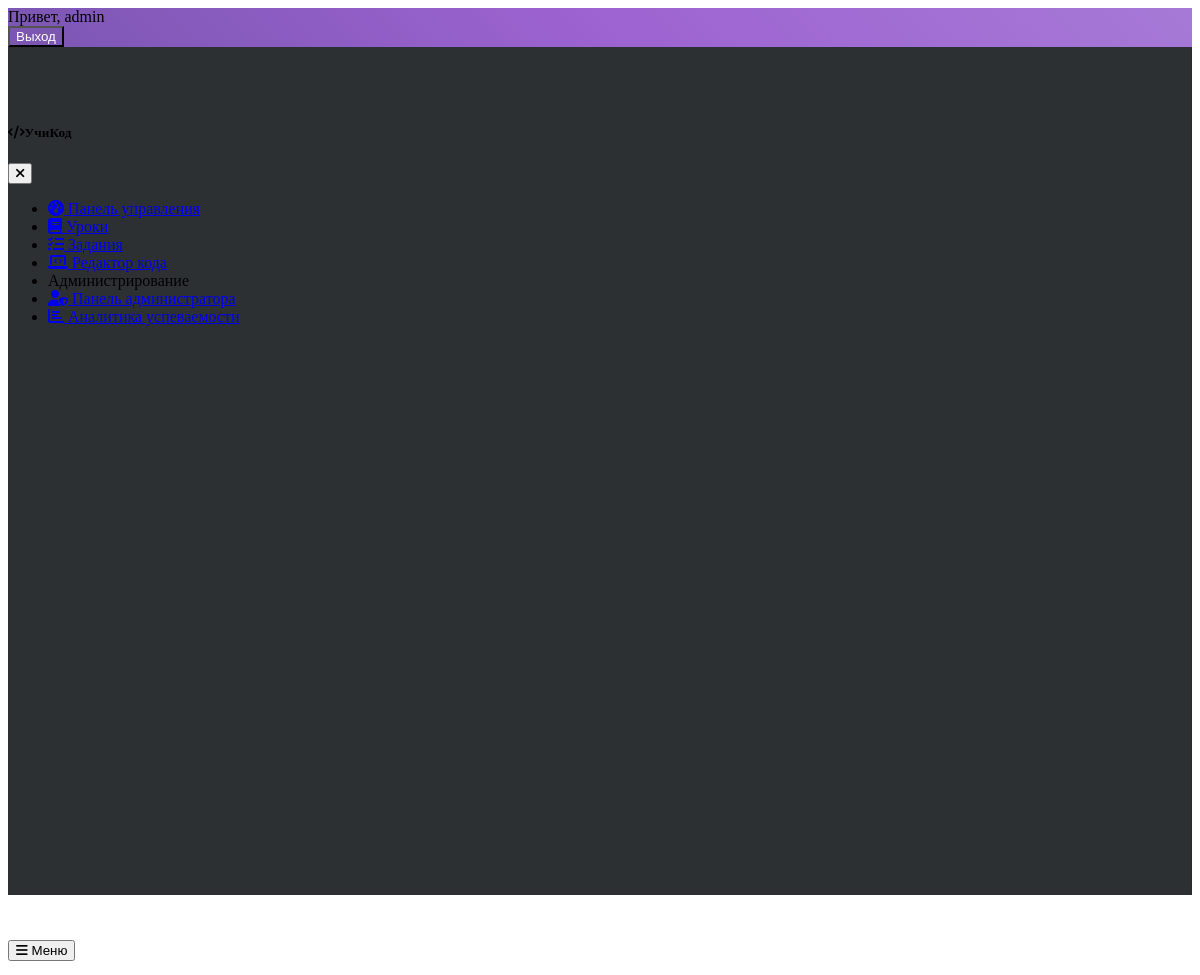
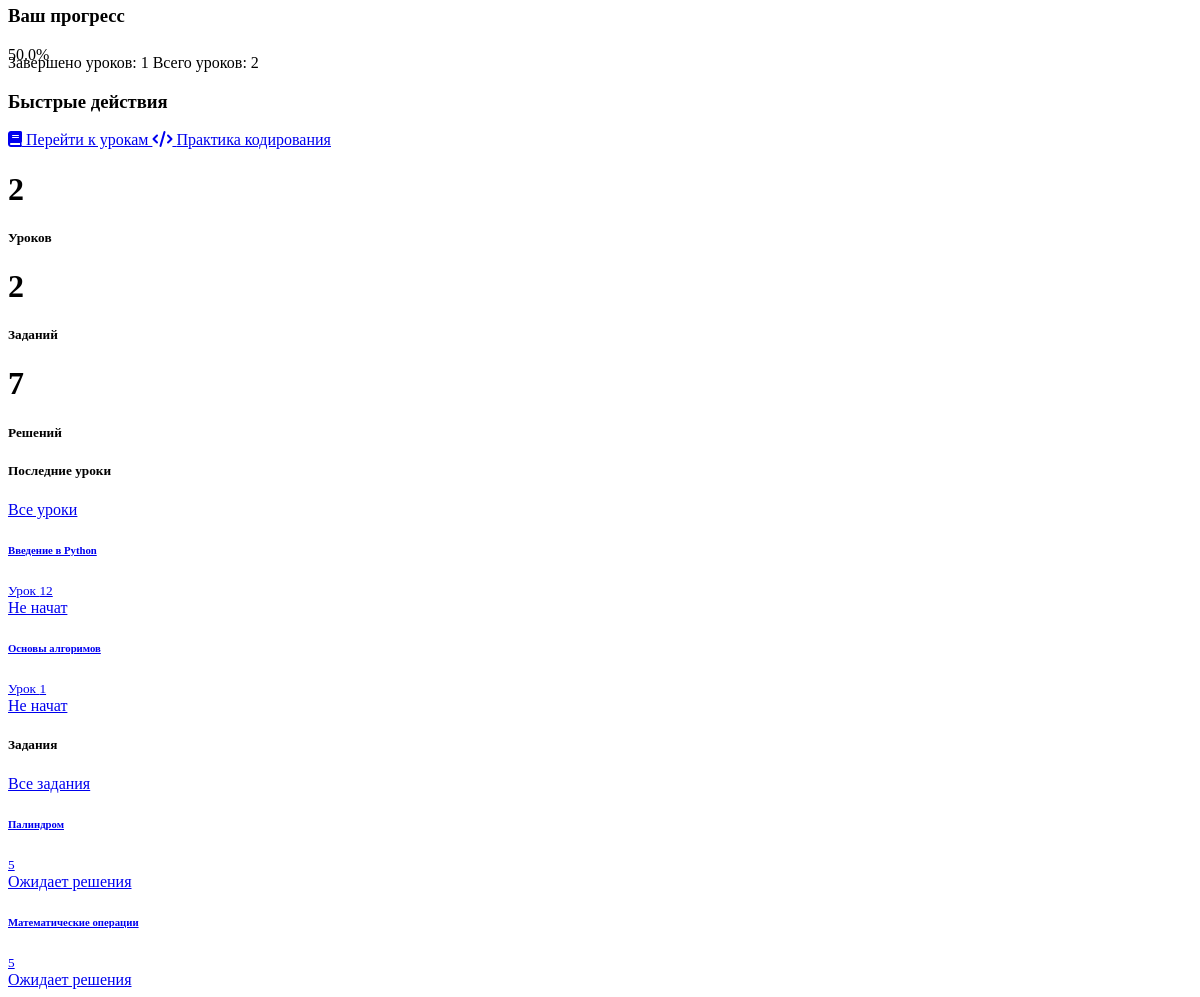
The page /dashboard (signed in) on the database its author committed (2 pictures, top to bottom).
### models.py (models this page shows, shortened)
class User(UserMixin, db.Model):
    id = db.Column(db.Integer, primary_key=True)
    username = db.Column(db.String(120), unique=True, nullable=False)
    password = db.Column(db.String(60), nullable=False)
    is_active = db.Column(db.Boolean, default=True)  # Добавлен атрибут is_active

class Lesson(db.Model):
    __tablename__ = 'lesson'
    id = db.Column(db.Integer, primary_key=True)
    title = db.Column(db.String(120), nullable=False)
    content = db.Column(db.Text, nullable=False)
    order = db.Column(db.Integer, nullable=False)
    is_published = db.Column(db.Boolean, default=False)
    date_created = db.Column(db.DateTime, default=datetime.utcnow)
    date_updated = db.Column(db.DateTime, default=datetime.utcnow, onupdate=datetime.utcnow)
    is_completed = db.Column(db.Boolean, default=False)
    date_completed = db.Column(db.DateTime, nullable=True)

class Assignment(db.Model):
    id = db.Column(db.Integer, primary_key=True)
    title = db.Column(db.String(200), nullable=False)
    description = db.Column(db.Text, nullable=False)
    tests = db.Column(db.Text, nullable=False)  # JSON string of test cases
    difficulty = db.Column(db.String(20), default="Medium")
    date_created = db.Column(db.DateTime, default=datetime.utcnow)
    date_updated = db.Column(db.DateTime, default=datetime.utcnow, onupdate=datetime.utcnow)
    is_published = db.Column(db.Boolean, default=True)
    submissions = db.relationship('Submission', backref='assignment', lazy=True, cascade="all, delete-orphan")

### app.py (the view)
@app.route('/dashboard')
@login_required
def dashboard():
    lesson_count = Lesson.query.count()  # Количество уроков
    assignment_count = Assignment.query.count()  # Количество заданий
    submission_count = Submission.query.count()  # Количество решений
    completed_lessons = Lesson.query.filter_by(is_completed=True).count()  # Количество завершенных уроков
    progress_percentage = (completed_lessons / lesson_count) * 100 if lesson_count > 0 else 0
    lessons = Lesson.query.order_by(Lesson.date_created.desc()).limit(5).all()
    assignments = Assignment.query.order_by(Assignment.date_created.desc()).limit(5).all()
    return render_template(
        'dashboard.html',
        lesson_count=lesson_count,
        assignment_count=assignment_count,
        submission_count=submission_count,
        lessons=lessons,
        assignments=assignments,
        completed_lessons=completed_lessons,
        progress_percentage=progress_percentage
    )

### app.py (called while the page is built)
@login_manager.user_loader
def load_user(user_id):
    return User.query.get(int(user_id))

### templates/dashboard.html
{% extends "layout.html" %}
{% block content %}
<div class="container">
    <div class="row mb-4">
        <div class="col-md-8">
            <div class="card">
                <div class="card-body">
                     <h3 class="card-title">Ваш прогресс</h3>
                    <div class="progress progress-thin mb-3">
                        <div class="progress-bar bg-success" role="progressbar" style="width: {{ progress_percentage }}%;"
                             aria-valuenow="{{ progress_percentage }}" aria-valuemin="0" aria-valuemax="100">
                            {{ progress_percentage|round(2) }}%
                        </div>
                    </div>
                    <div class="d-flex justify-content-between small text-muted">
                        <span>Завершено уроков: {{ completed_lessons }}</span>
                        <span>Всего уроков: {{ lesson_count }}</span>
                    </div>
                </div>
            </div>
        </div>
        <div class="col-md-4">
            <div class="card bg-primary text-white h-100">
                <div class="card-body">
                    <h3 class="card-title">Быстрые действия</h3>
                    <div class="d-grid gap-2">
                        <a href="{{ url_for('lessons') }}" class="btn btn-light">
                            <i class="fas fa-book me-2"></i> Перейти к урокам
                        </a>
                        <a href="{{ url_for('code_editor') }}" class="btn btn-outline-light">
                            <i class="fas fa-code me-2"></i> Практика кодирования
                        </a>
                    </div>
                </div>
            </div>
        </div>
    </div>
    <div class="row mb-4">
        <div class="col-md-4">
            <div class="card bg-success text-white h-100">
                <div class="card-body text-center">
                    <h1 class="display-4">{{ lesson_count }}</h1>
                    <h5 class="card-title">Уроков</h5>
                </div>
            </div>
        </div>
        <div class="col-md-4">
            <div class="card bg-info text-white h-100">
                <div class="card-body text-center">
                    <h1 class="display-4">{{ assignment_count }}</h1>
                    <h5 class="card-title">Заданий</h5>
                </div>
            </div>
        </div>
        <div class="col-md-4">
            <div class="card bg-warning text-dark h-100">
                <div class="card-body text-center">
                    <h1 class="display-4">{{ submission_count }}</h1>
                    <h5 class="card-title">Решений</h5>
                </div>
            </div>
        </div>
    </div>
    <div class="row g-4">
        <div class="col-md-6">
            <div class="card h-100">
                <div class="card-header d-flex justify-content-between align-items-center">
                    <h5 class="mb-0">Последние уроки</h5>
                    <a href="{{ url_for('lessons') }}" class="btn btn-sm btn-outline-primary">Все уроки</a>
                </div>
                <div class="list-group list-group-flush">
                    {% if lessons %}
                        {% for lesson in lessons[:5] %}
                        <a href="{{ url_for('lesson_detail', lesson_id=lesson.id) }}" class="list-group-item list-group-item-action d-flex justify-content-between align-items-center">
                            <div>
                                <h6 class="mb-1">{{ lesson.title }}</h6>
                                <small class="text-muted">Урок {{ lesson.order }}</small>
                            </div>
                            <span class="badge bg-secondary rounded-pill">Не начат</span>
                        </a>
                        {% endfor %}
                    {% else %}
                        <div class="list-group-item text-center py-3">
                            <p class="text-muted mb-0">Уроки пока не доступны</p>
                        </div>
                    {% endif %}
                </div>
            </div>
        </div>
        <div class="col-md-6">
            <div class="card h-100">
                <div class="card-header d-flex justify-content-between align-items-center">
                    <h5 class="mb-0">Задания</h5>
                    <a href="{{ url_for('assignments') }}" class="btn btn-sm btn-outline-primary">Все задания</a>
                </div>
                <div class="list-group list-group-flush">
                    {% if assignments %}
                        {% for assignment in assignments[:5] %}
                        <a href="{{ url_for('assignment_detail', assignment_id=assignment.id) }}" class="list-group-item list-group-item-action d-flex justify-content-between align-items-center">
                            <div>
                                <h6 class="mb-1">{{ assignment.title }}</h6>
                                <small class="text-muted">
                                    <span class="badge rounded-pill difficulty-badge {{ assignment.difficulty }}">
                                        {{ assignment.difficulty }}
                                    </span>
                                </small>
                            </div>
                            <span class="badge bg-warning text-dark rounded-pill">Ожидает решения</span>
                        </a>
                        {% endfor %}
                    {% else %}
                        <div class="list-group-item text-center py-3">
                            <p class="text-muted mb-0">Задания пока не доступны</p>
                        </div>
                    {% endif %}
                </div>
            </div>
        </div>
    </div>
</div>
{% endblock %}

### templates/layout.html (shortened to what this page needs)
<!DOCTYPE html>
<html lang="ru" data-bs-theme="dark">
<head>
    <link rel="stylesheet" href="https://cdn.replit.com/agent/bootstrap-agent-dark-theme.min.css">
    <link rel="stylesheet" href="https://cdnjs.cloudflare.com/ajax/libs/font-awesome/6.0.0/css/all.min.css">
    <link rel="stylesheet" href="https://cdnjs.cloudflare.com/ajax/libs/codemirror/5.65.2/codemirror.min.css">
    <link rel="stylesheet" href="https://cdnjs.cloudflare.com/ajax/libs/codemirror/5.65.2/theme/darcula.min.css">
    <link rel="stylesheet" href="{{ url_for('static', filename='css/custom.css') }}">
</head>
<body>
<nav class="navbar navbar-expand-lg navbar-light" style="background: linear-gradient(45deg, #7b56b2, #9d63d1, #a679d6);">
    <div class="container">
        <div class="d-flex">
            {% if current_user.is_authenticated %}
                <span class="navbar-text text-white mr-3">
                    Привет, {{ current_user.username }}
                </span>
                <form action="{{ url_for('logout') }}" method="post">
                    <button class="btn btn-light" type="submit" style="background-color: #7b56b2; color: white;">
                        Выход
                    </button>
                </form>
            {% else %}
                <a class="btn btn-light" href="{{ url_for('login') }}" style="background-color: #7b56b2; color: white;">Войти</a>
            {% endif %}
        </div>
    </div>
</nav>
    <div class="container-fluid">
        <div class="row">
            <div class="col-md-3 col-lg-2 d-md-block sidebar" id="sidebar-menu">
                <div class="sidebar-sticky">
                    <div class="d-flex justify-content-between align-items-center p-3 mb-3 border-bottom">
                        <h5 class="m-0"><i class="fas fa-code me-2"></i>УчиКод</h5>
                        <button class="btn btn-link d-md-none" type="button" aria-label="Close sidebar">
                            <i class="fas fa-times"></i>
                        </button>
                    </div>
                    <ul class="nav flex-column">
                        <li class="nav-item">
                            <a class="nav-link {% if request.path == '/dashboard' %}active{% endif %}" href="{{ url_for('dashboard') }}">
                                <i class="fas fa-tachometer-alt me-2"></i> Панель управления
                            </a>
                        </li>
                        <li class="nav-item">
                            <a class="nav-link {% if request.path == '/lessons' %}active{% endif %}" href="{{ url_for('lessons') }}">
                                <i class="fas fa-book me-2"></i> Уроки
                            </a>
                        </li>
                        <li class="nav-item">
                            <a class="nav-link {% if request.path == '/assignments' %}active{% endif %}" href="{{ url_for('assignments') }}">
                                <i class="fas fa-tasks me-2"></i> Задания
                            </a>
                        </li>
                        <li class="nav-item">
                            <a class="nav-link {% if request.path == '/code_editor' %}active{% endif %}" href="{{ url_for('code_editor') }}">
                                <i class="fas fa-laptop-code me-2"></i> Редактор кода
                            </a>
                        </li>
                        <li class="nav-item mt-3">
                            <div class="sidebar-heading px-3 py-2">
                                <span class="text-muted text-uppercase">Администрирование</span>
                            </div>
                        </li>
                        <li class="nav-item">
                            <a class="nav-link {% if request.path == '/admin_panel' %}active{% endif %}" href="{{ url_for('admin_panel') }}">
                                <i class="fas fa-user-shield me-2"></i> Панель администратора
                            </a>
                        </li>
                        <li class="nav-item">
                            <a class="nav-link {% if request.path == '/analytics' %}active{% endif %}" href="{{ url_for('analytics_dashboard') }}">
                                <i class="fas fa-chart-bar me-2"></i> Аналитика успеваемости
                            </a>
                        </li>
                    </ul>
                </div>
            </div>
            <main class="col-md-9 ms-sm-auto col-lg-10 px-md-4 main-content">
                <div class="d-flex justify-content-between flex-wrap flex-md-nowrap align-items-center pt-3 pb-2 mb-3 border-bottom">
                    <div class="btn-toolbar mb-2 mb-md-0">
                        <button class="btn btn-sm btn-outline-secondary d-md-none" id="mobile-menu-toggle">
                            <i class="fas fa-bars"></i> Меню
                        </button>
                    </div>
                </div>
                {% block content %}{% endblock %}
            </main>
        </div>
    </div>
</body>
</html>

### templates/custom.css (style rules this page uses)
.sidebar { height: 100%; min-height: 100vh; position: sticky; top: 0; z-index: 100; padding: 48px 0 0; box-shadow: inset -1px 0 0 rgba(0, 0, 0, .1); }
.sidebar-sticky { position: relative; top: 0; height: calc(100vh - 48px); padding-top: 0.5rem; overflow-x: hidden; overflow-y: auto; }
.main-content { padding-top: 1.5rem; }
[data-bs-theme=dark] .sidebar { background-color: rgba(33, 37, 41, 0.95); }
.progress-thin { height: 0.5rem; }

### rows shown on the page
User: username "admin"
Lesson: title "Введение в Python", order "12"
Lesson: title "Основы алгоримов", order "1"
Assignment: title "Палиндром", difficulty "5"
Assignment: title "Математические операции", difficulty "5"

### other values the page prints
{{ progress_percentage|round(2) }} "50.0"
{{ completed_lessons }} "1"
{{ lesson_count }} "2"
{{ assignment_count }} "2"
{{ submission_count }} "7"
